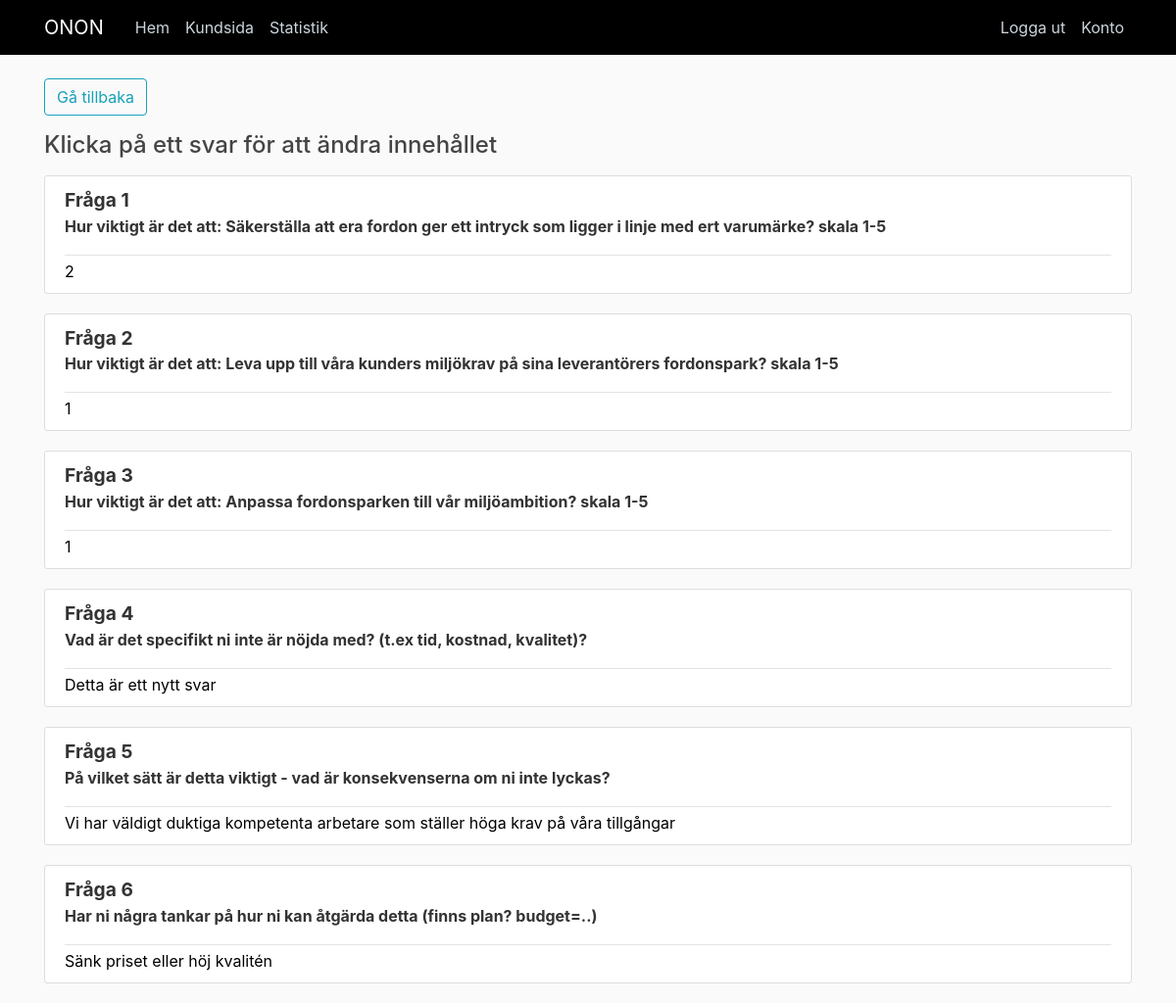
Screenshot of /kund/Arlanda (signed in) with the database file from the repository.
### app/models.py (models this page shows, shortened)
class Responses(db.Model, UserMixin):
	response_id = db.Column(db.Integer, primary_key=True)
	timestamp = db.Column(db.String(20))
	date = db.Column(db.String(10))
	afNum = db.Column(db.String(150))
	creator = db.Column(db.String(20))
	custOrgNum = db.Column(db.String(15), unique=True)
	custCompName = db.Column(db.String(20))
	custCompContact = db.Column(db.String(20))
	custCompEmail = db.Column(db.String(20))
	custCompPhone = db.String(db.String(15))
	q1 = db.Column(db.Integer)	#1-5
	q2 = db.Column(db.Integer)	#1-5
	q3 = db.Column(db.Integer)	#1-5
	q4 = db.Column(db.String(150))	#Öppen
	q5 = db.Column(db.String(150))	#Öppen
	q6 = db.Column(db.String(150))	#Öppen
	q7 = db.Column(db.String(150))
	q8 = db.Column(db.String(150))
	q9 = db.Column(db.String(150))
	q10 = db.Column(db.String(150))
	q11 = db.Column(db.String(150))
	q11_1 = db.Column(db.String(150))
	q12 = db.Column(db.String(150))
	q13 = db.Column(db.String(150))
	q14 = db.Column(db.String(150))
	q15 = db.Column(db.String(150))
	q16 = db.Column(db.String(150))
	q17 = db.Column(db.String(150))
	q18 = db.Column(db.String(150))
	q19 = db.Column(db.String(150))
	q20 = db.Column(db.String(150))
	q21 = db.Column(db.String(150))
	q22 = db.Column(db.String(150))
	q23 = db.Column(db.String(150))
	q24 = db.Column(db.String(150))
	q25 = db.Column(db.String(150))
	q26 = db.Column(db.String(150))
	q27 = db.Column(db.String(150))
	q28 = db.Column(db.String(150))
	q29 = db.Column(db.String(150))
	q30 = db.Column(db.String(150))
	q31 = db.Column(db.String(150))
	q32 = db.Column(db.String(150))
	q33 = db.Column(db.String(150))
	q34 = db.Column(db.String(150))
	q35 = db.Column(db.String(150))
	q36 = db.Column(db.String(150))
	q37 = db.Column(db.String(150))
	q38 = db.Column(db.String(150))
	q39 = db.Column(db.String(150))
	q40 = db.Column(db.String(150))
	q41 = db.Column(db.String(150))
	q42 = db.Column(db.String(150))
	q43 = db.Column(db.String(150))
	q44 = db.Column(db.String(150))
	q45 = db.Column(db.String(150))
	q46 = db.Column(db.String(150))
	q47 = db.Column(db.String(150))
	q48 = db.Column(db.String(150))
	q49 = db.Column(db.String(150))
	q50 = db.Column(db.String(150))
	q51 = db.Column(db.String(150))
	q52 = db.Column(db.String(150))
	q53 = db.Column(db.String(150))
	q54 = db.Column(db.String(150))
	q55 = db.Column(db.String(150))
	q56 = db.Column(db.String(150))
	q57 = db.Column(db.String(150))
	q58 = db.Column(db.String(150))
	q59 = db.Column(db.String(150))
	q60 = db.Column(db.String(150))
	q61 = db.Column(db.String(150))
	q62 = db.Column(db.String(150))
	q63 = db.Column(db.String(150))
	q64 = db.Column(db.String(150))
	q65 = db.Column(db.String(150))
	q66 = db.Column(db.String(150))
	q67 = db.Column(db.String(150))
	q68 = db.Column(db.String(150))
	q69 = db.Column(db.String(150))
	q70 = db.Column(db.String(150))
	q71 = db.Column(db.String(150))
	q72 = db.Column(db.String(150))
	q73 = db.Column(db.String(150))
	q74 = db.Column(db.String(150))
	q75 = db.Column(db.String(150))
	q76 = db.Column(db.String(150))
	q77 = db.Column(db.String(150))
	q78 = db.Column(db.String(150))
	q79 = db.Column(db.String(150))
	q80 = db.Column(db.String(150))
	q81 = db.Column(db.String(150))
	q82 = db.Column(db.String(150))
	q83 = db.Column(db.String(150))
	q84 = db.Column(db.String(150))
	q85 = db.Column(db.String(150))
	q86 = db.Column(db.String(150))
	q87 = db.Column(db.String(150))
	q88 = db.Column(db.String(150))
	q89 = db.Column(db.String(150))
	q90 = db.Column(db.String(150))
	q91 = db.Column(db.String(150))
	q92 = db.Column(db.String(150))
	q93 = db.Column(db.String(150))
	q94 = db.Column(db.String(150))
	q95 = db.Column(db.String(150))
	q96 = db.Column(db.String(150))
	q97 = db.Column(db.String(150))
	q98 = db.Column(db.String(150))
	q99 = db.Column(db.String(150))
	q100 = db.Column(db.String(150))
	q101 = db.Column(db.String(150))
	q102 = db.Column(db.String(150))
	q103 = db.Column(db.String(150))
	q104 = db.Column(db.String(150))
	q105 = db.Column(db.String(150))
	q106 = db.Column(db.String(150))
	q107 = db.Column(db.String(150))
	q108 = db.Column(db.String(150))
	q109 = db.Column(db.String(150))
	q110 = db.Column(db.String(150))
	q111 = db.Column(db.String(150))
	q112 = db.Column(db.String(150))
	q113 = db.Column(db.String(150))
	q114 = db.Column(db.String(150))
	q115 = db.Column(db.String(150))
	q116 = db.Column(db.String(150))
	q117 = db.Column(db.String(150))
	q118 = db.Column(db.String(150))
	q119 = db.Column(db.String(150))
	q120 = db.Column(db.String(150))
	q121 = db.Column(db.String(150))
	q122 = db.Column(db.String(150))
	q123 = db.Column(db.String(150))
	q124 = db.Column(db.String(150))
	q125 = db.Column(db.String(150))
	q126 = db.Column(db.String(150))
	q127 = db.Column(db.String(150))
	q128 = db.Column(db.String(150))
	def return_responses(self):
		return [
			self.q1,
			self.q2,
			self.q3,
			self.q4,
			self.q5,
			self.q6
		]

### app/routes.py (the view)
@app.route("/kund/<company>")
@login_required
def responses(company):
	responses = Responses.query.filter_by(custCompName=company).first() # Hämtar alla kolumner kopplat till ett företaget man klickat på
	res = responses.return_responses()		# Funktion i DB-objektet som returnerar ett dictionary med alla svar för att det skall gå att iterera igenom i HTML-dokumentet
	response_id = responses.response_id
	return render_template('responses.html', title=company, responses=res, questions=Questions, resId=response_id) # Renderar responses.html, res = dict med svar, Questions = hårkodad dict med respektive fråga, form=Responseform som är skapad i Forms.py

### app/models.py (called while the page is built)
@login_manager.user_loader
def load_user(user_id):
	return User.query.get(int(user_id))

### app/templates/responses.html (shortened to what this page needs)
{% extends "layout.html" %}
{% block content %}
<button onclick="window.history.back()" class="btn btn-outline-info">Gå tillbaka</button>
<h4>Klicka på ett svar för att ändra innehållet</h4>
{% for i in range(6) %}
	<article class="media content-section">
	  <div class="media-body">
	    <div class="article-metadata">
			<b><big>Fråga {{ i+1 }}</big>
			  <p>{{ questions[i] }}</p></b>
	    </div>
	    <a href="{{resId}}/q{{i+1}}">{{ responses[i] }}</a>
	  </div>
	</article>
{% endfor %}
{% endblock content%}

### app/templates/layout.html (shortened to what this page needs)
<html>
<head>
    <link rel="stylesheet" href="https://maxcdn.bootstrapcdn.com/bootstrap/4.0.0/css/bootstrap.min.css">
    <link rel="stylesheet" type="text/css" href="{{ url_for('static', filename='main.css') }}">
</head>
<body>
	<header class="site-header">
	  <nav class="navbar navbar-expand-md navbar-dark bg-steel fixed-top">
	    <div class="container">
	      <a class="navbar-brand mr-4" href="/">ONON</a>
	      <div class="collapse navbar-collapse" id="navbarToggle">
	        <div class="navbar-nav mr-auto">
	          <a class="nav-item nav-link" href="{{ url_for('home') }}">Hem</a>
	          <a class="nav-item nav-link" href="{{ url_for('kund') }}">Kundsida</a>
	          <a class="nav-item nav-link" href="{{ url_for('statistics') }}">Statistik</a>
	        </div>
	        <div class="navbar-nav">
	        	{% if current_user.is_authenticated %}
	        		<a class="nav-item nav-link" href="{{ url_for('logout') }}">Logga ut</a>
	        		<a class="nav-item nav-link" href="{{ url_for('account') }}">Konto</a>
	        	{% else %}
	        		<a class="nav-item nav-link" href="{{ url_for('login') }}">Logga in</a>
	          		<a class="nav-item nav-link" href="{{ url_for('register') }}">Registrera</a>
	        	{% endif %}
	        </div>
	      </div>
	    </div>
	  </nav>
	</header>
	<main role="main" class="container">
	  <div class="row">
	    <div class="col-md-12">
	    	{% block content %}{% endblock %}
	    </div>
</body>
</html>

### app/static/main.css (style rules this page uses)
body { background: #fafafa; color: #333333; margin-top: 5rem; }
h1, h2, h3, h4, h5, h6 { color: #444444; }
.bg-steel { background-color: #000000; }
.site-header .navbar-nav .nav-link { color: #cbd5db; }
.content-section { background: #ffffff; padding: 10px 20px; border: 1px solid #dddddd; border-radius: 3px; margin-bottom: 20px; }
.article-metadata { padding-bottom: 1px; margin-bottom: 4px; border-bottom: 1px solid #e3e3e3 }

### app/templates/responses.html (style rules this page uses)
a { color: black; }

### rows the page displays
Responses: q4 "Detta är ett nytt svar" "Vi har väldigt duktiga kompetenta arbetare som ställer höga krav på våra tillgångar" "Sänk priset eller höj kvalitén"

### other values shown
{{ i+1 }} "1" "2" "3" "4" "5" "6"
{{ questions[i] }} "Hur viktigt är det att: Säkerställa att era fordon ger ett intryck som ligger i linje med ert varumärke? skala 1-5" "Hur viktigt är det att: Leva upp till våra kunders miljökrav på sina leverantörers fordonspark? skala 1-5" "Hur viktigt är det att: Anpassa fordonsparken till vår miljöambition? skala 1-5" "Vad är det specifikt ni inte är nöjda med? (t.ex tid, kostnad, kvalitet)?" "På vilket sätt är detta viktigt - vad är konsekvenserna om ni inte lyckas?" "Har ni några tankar på hur ni kan åtgärda detta (finns plan? budget=..)"
{{ responses[i] }} "2" "1" "1"
